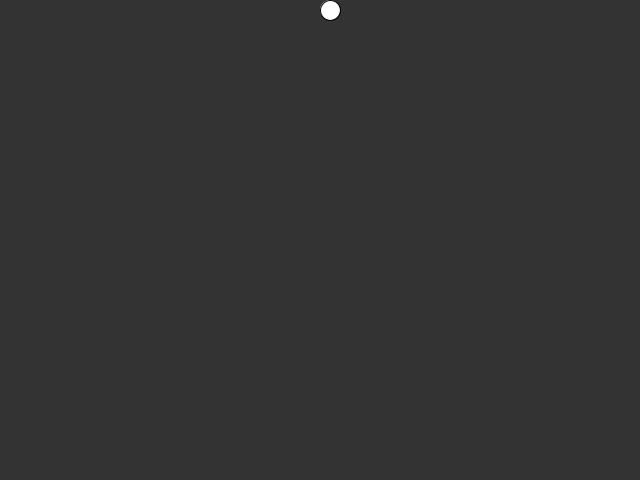
Frame 1 (no input)
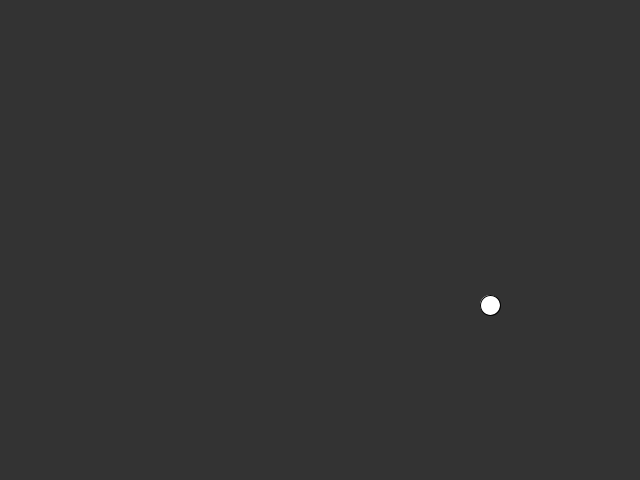
Frame 60 (the mouse pressed at the canvas centre just before this capture)
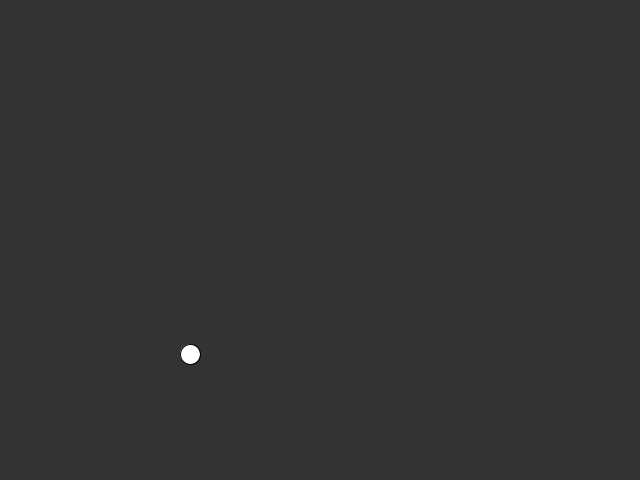
Frame 120 (the mouse held since frame 60 and released just before this capture)

The Processing sketch that drew these frames (run headless with seeded random() and noise(); from frame 60 on, the mouse is pressed at the canvas centre):

// Processing sketch: sketch_09_bouncing_ball
// ── sketch_09_bouncing_ball.pde
// set up varriables
float x, y;
float y_velocity;
float x_velocity;
float gravity;
float radius;

void setup()
{
  // set up window
  size(640, 480);
  // set initial position
  x = width/2;
  y = height/2;
  x_velocity = 10;
  y_velocity = 5;
  gravity = 5;
  radius = 10;
}

void draw()
{
  //set background
  background(#333333);

  // move ball 
  y_velocity += gravity;
  x += x_velocity;
  y = y_velocity;

  // make ball bounce off edges
  if (y<radius)
  {
    y = radius;
    y_velocity *= -0.7;
  }

  if ( y>(height-radius))
  {
    y = height-radius;
    y_velocity *= -0.7;
  } 

  if (x<radius)
  {
    x = radius;
    x_velocity *= -0.5;
  }

  if ( x>(width-radius))
  {
    x = width-radius;
    x_velocity *= -0.5;
  }

  // set ball position
  ball(x, y);
}

void ball(float x, float y)
{
  pushMatrix();
  translate(x, y);
  ellipseMode(RADIUS);
  ellipse(0, 0, radius, radius);
  popMatrix();
}
